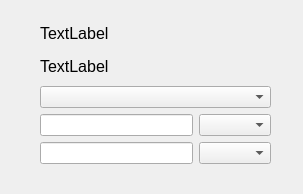
<?xml version="1.0" encoding="UTF-8"?>
<ui version="4.0">
 <class>Form</class>
 <widget class="QWidget" name="Form">
  <property name="geometry">
   <rect>
    <x>0</x>
    <y>0</y>
    <width>303</width>
    <height>194</height>
   </rect>
  </property>
  <property name="windowTitle">
   <string>baseConverter</string>
  </property>
  <widget class="QWidget" name="">
   <property name="geometry">
    <rect>
     <x>40</x>
     <y>20</y>
     <width>231</width>
     <height>144</height>
    </rect>
   </property>
   <layout class="QVBoxLayout" name="verticalLayout">
    <item>
     <widget class="QLabel" name="rawDataLabel">
      <property name="font">
       <font>
        <pointsize>12</pointsize>
       </font>
      </property>
      <property name="text">
       <string>TextLabel</string>
      </property>
     </widget>
    </item>
    <item>
     <widget class="QLabel" name="transformDataLabel">
      <property name="font">
       <font>
        <pointsize>12</pointsize>
       </font>
      </property>
      <property name="text">
       <string>TextLabel</string>
      </property>
     </widget>
    </item>
    <item>
     <widget class="QComboBox" name="dataTypeComboBox"/>
    </item>
    <item>
     <layout class="QHBoxLayout" name="horizontalLayout">
      <item>
       <widget class="QLineEdit" name="oneInputLineEdit"/>
      </item>
      <item>
       <widget class="QComboBox" name="oneInputComboBox"/>
      </item>
     </layout>
    </item>
    <item>
     <layout class="QHBoxLayout" name="horizontalLayout_2">
      <item>
       <widget class="QLineEdit" name="twoInputLineEdit"/>
      </item>
      <item>
       <widget class="QComboBox" name="twoInputComboBox"/>
      </item>
     </layout>
    </item>
   </layout>
  </widget>
 </widget>
 <resources/>
 <connections/>
</ui>
